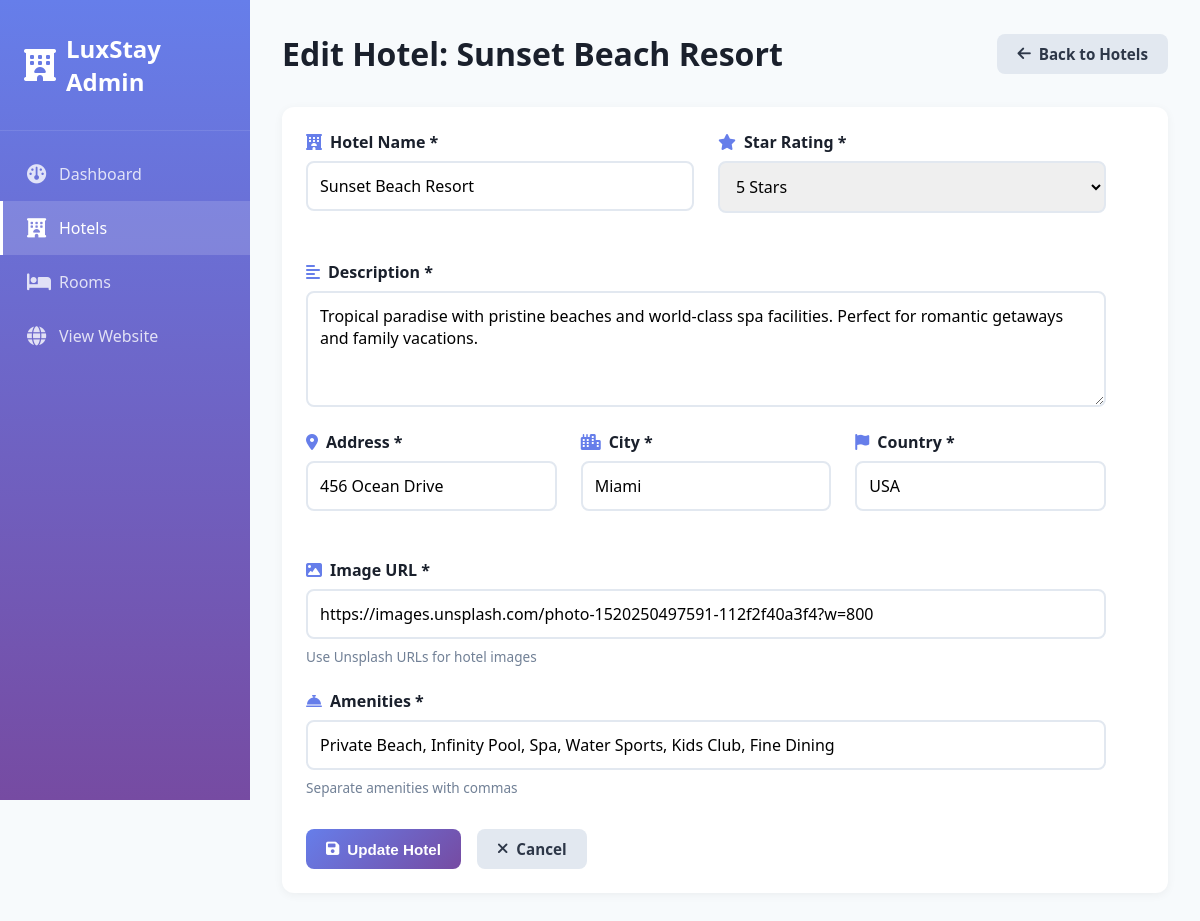
The app's page /admin/hotels/edit/2 with its own data.
### models/hotel.py (models this page shows, shortened)
class Hotel(db.Model):
    __tablename__ = 'hotels'
    id = db.Column(db.Integer, primary_key=True)
    name = db.Column(db.String(100), nullable=False)
    description = db.Column(db.Text)
    address = db.Column(db.String(100), nullable=False)
    city = db.Column(db.String(100), nullable=False)
    country = db.Column(db.String(100), nullable=False)
    star_rating = db.Column(db.Integer)
    image_url = db.Column(db.String(100))
    amenities = db.Column(db.Text)
    created_at = db.Column(db.DateTime, default=datetime.utcnow)
    rooms= db.relationship('Room', backref='hotel', lazy=True, cascade='all, delete-orphan')

### routes/admin.py (the view, shortened to what this page needs)
@admin_bp.route('/hotels/edit/<int:id>', methods=['GET', 'POST'])
def edit_hotel(id):
    hotel = Hotel.query.get_or_404(id)
    return render_template('admin/edit_hotel.html', hotel=hotel)

### templates/admin/edit_hotel.html (shortened to what this page needs)
<!DOCTYPE html>
<html lang="en">
<head>
    <link rel="stylesheet" href="{{ url_for('static', filename='css/admin.css') }}">
    <link rel="stylesheet" href="https://cdnjs.cloudflare.com/ajax/libs/font-awesome/6.4.0/css/all.min.css">
</head>
<body>
    <div class="admin-container">
        <aside class="sidebar">
            <div class="sidebar-header">
                <i class="fas fa-hotel"></i>
                <h2>LuxStay Admin</h2>
            </div>
            <nav class="sidebar-nav">
                <a href="{{ url_for('admin.dashboard') }}" class="nav-item">
                    <i class="fas fa-dashboard"></i>
                    <span>Dashboard</span>
                </a>
                <a href="{{ url_for('admin.hotels') }}" class="nav-item active">
                    <i class="fas fa-hotel"></i>
                    <span>Hotels</span>
                </a>
                <a href="{{ url_for('admin.rooms') }}" class="nav-item">
                    <i class="fas fa-bed"></i>
                    <span>Rooms</span>
                </a>
                <a href="{{ url_for('main.home') }}" class="nav-item">
                    <i class="fas fa-globe"></i>
                    <span>View Website</span>
                </a>
            </nav>
        </aside>
        <main class="main-content">
            <header class="content-header">
                <h1>Edit Hotel: {{ hotel.name }}</h1>
                <a href="{{ url_for('admin.hotels') }}" class="btn-secondary">
                    <i class="fas fa-arrow-left"></i> Back to Hotels
                </a>
            </header>
            <div class="content-section">
                <form method="POST" class="admin-form">
                    <div class="form-row">
                        <div class="form-group">
                            <label for="name"><i class="fas fa-hotel"></i> Hotel Name *</label>
                            <input type="text" id="name" name="name" value="{{ hotel.name }}" required>
                        </div>
                        <div class="form-group">
                            <label for="star_rating"><i class="fas fa-star"></i> Star Rating *</label>
                            <select id="star_rating" name="star_rating" required>
                                <option value="5" {% if hotel.star_rating == 5 %}selected{% endif %}>5 Stars</option>
                            </select>
                        </div>
                    </div>
                    <div class="form-group">
                        <label for="description"><i class="fas fa-align-left"></i> Description *</label>
                        <textarea id="description" name="description" rows="4" required>{{ hotel.description }}</textarea>
                    </div>
                    <div class="form-row">
                        <div class="form-group">
                            <label for="address"><i class="fas fa-map-marker-alt"></i> Address *</label>
                            <input type="text" id="address" name="address" value="{{ hotel.address }}" required>
                        </div>
                        <div class="form-group">
                            <label for="city"><i class="fas fa-city"></i> City *</label>
                            <input type="text" id="city" name="city" value="{{ hotel.city }}" required>
                        </div>
                        <div class="form-group">
                            <label for="country"><i class="fas fa-flag"></i> Country *</label>
                            <input type="text" id="country" name="country" value="{{ hotel.country }}" required>
                        </div>
                    </div>
                    <div class="form-group">
                        <label for="image_url"><i class="fas fa-image"></i> Image URL *</label>
                        <input type="url" id="image_url" name="image_url" value="{{ hotel.image_url }}" required>
                        <small>Use Unsplash URLs for hotel images</small>
                    </div>
                    <div class="form-group">
                        <label for="amenities"><i class="fas fa-concierge-bell"></i> Amenities *</label>
                        <input type="text" id="amenities" name="amenities" value="{{ hotel.amenities }}" required>
                        <small>Separate amenities with commas</small>
                    </div>
                    <div class="form-actions">
                        <button type="submit" class="btn-primary">
                            <i class="fas fa-save"></i> Update Hotel
                        </button>
                        <a href="{{ url_for('admin.hotels') }}" class="btn-secondary">
                            <i class="fas fa-times"></i> Cancel
                        </a>
                    </div>
                </form>
            </div>
        </main>
    </div>
</body>
</html>

### static/css/admin.css (style rules this page uses)
* { margin: 0; padding: 0; box-sizing: border-box; }
:root { --primary-color: #667eea; --secondary-color: #764ba2; --success-color: #48bb78; --danger-color: #f56565; --warning-color: #ed8936; --info-color: #4299e1; --dark-color: #1a202c; --light-color: #f7fafc; --border-color: #e2e8f0; --sidebar-width: 250px; }
body { font-family: 'Segoe UI', Tahoma, Geneva, Verdana, sans-serif; background: var(--light-color); color: #2d3748; }
.admin-container { display: flex; min-height: 100vh; }
.sidebar { width: var(--sidebar-width); background: linear-gradient(180deg, var(--primary-color), var(--secondary-color)); color: white; position: fixed; height: 100vh; overflow-y: auto; }
.sidebar-header { padding: 2rem 1.5rem; display: flex; align-items: center; gap: 10px; border-bottom: 1px solid rgba(255,255,255,0.1); }
.sidebar-header i { font-size: 2rem; }
.sidebar-header h2 { font-size: 1.5rem; }
.sidebar-nav { padding: 1rem 0; }
.nav-item { display: flex; align-items: center; gap: 12px; padding: 1rem 1.5rem; color: rgba(255,255,255,0.8); text-decoration: none; transition: all 0.3s; border-left: 3px solid transparent; }
.nav-item.active { background: rgba(255,255,255,0.15); color: white; border-left-color: white; }
.nav-item i { font-size: 1.2rem; width: 20px; }
.main-content { margin-left: var(--sidebar-width); flex: 1; padding: 2rem; }
.content-header { display: flex; justify-content: space-between; align-items: center; margin-bottom: 2rem; }
.content-header h1 { font-size: 2rem; color: var(--dark-color); }
.btn-primary, .btn-secondary, .btn-edit, .btn-delete { padding: 10px 20px; border: none; border-radius: 8px; font-weight: 600; cursor: pointer; text-decoration: none; display: inline-flex; align-items: center; gap: 8px; transition: all 0.3s; font-size: 0.95rem; }
.btn-primary { background: linear-gradient(135deg, var(--primary-color), var(--secondary-color)); color: white; }
.btn-secondary { background: #e2e8f0; color: #2d3748; }
.content-section { background: white; border-radius: 12px; padding: 1.5rem; box-shadow: 0 2px 10px rgba(0,0,0,0.05); margin-bottom: 2rem; }
.admin-form { max-width: 800px; }
.form-row { display: grid; grid-template-columns: repeat(auto-fit, minmax(200px, 1fr)); gap: 1.5rem; margin-bottom: 1.5rem; }
.form-group { display: flex; flex-direction: column; gap: 0.5rem; margin-bottom: 1.5rem; }
.form-group label { font-weight: 600; color: var(--dark-color); display: flex; align-items: center; gap: 8px; }
.form-group label i { color: var(--primary-color); }
.form-group input, .form-group select, .form-group textarea { padding: 12px; border: 2px solid var(--border-color); border-radius: 8px; font-size: 1rem; transition: all 0.3s; font-family: inherit; }
.form-group small { color: #718096; font-size: 0.85rem; }
.form-actions { display: flex; gap: 1rem; margin-top: 2rem; }

### records on screen
Hotel: name "Sunset Beach Resort", star_rating "5 Stars", description "Tropical paradise with pristine beaches and world-class spa facilities. Perfect for romantic getaways and family vacations.", address "456 Ocean Drive", city "Miami", country "USA", image_url "https://images.unsplash.com/photo-1520250497591-112f2f40a3f4?w=800", amenities "Private Beach, Infinity Pool, Spa, Water Sports, Kids Club, Fine Dining"
